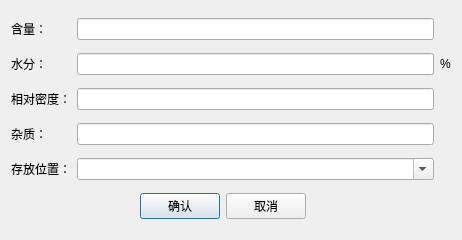
<?xml version="1.0" encoding="UTF-8"?>
<ui version="4.0">
 <class>Dialog</class>
 <widget class="QDialog" name="Dialog">
  <property name="geometry">
   <rect>
    <x>0</x>
    <y>0</y>
    <width>462</width>
    <height>240</height>
   </rect>
  </property>
  <property name="windowTitle">
   <string>编辑物料入库信息</string>
  </property>
  <layout class="QGridLayout" name="gridLayout">
   <item row="4" column="1">
    <widget class="QComboBox" name="comboBox_location">
     <property name="editable">
      <bool>true</bool>
     </property>
    </widget>
   </item>
   <item row="2" column="1">
    <widget class="QLineEdit" name="lineEdit_rdensity"/>
   </item>
   <item row="3" column="1">
    <widget class="QLineEdit" name="lineEdit_impurity"/>
   </item>
   <item row="1" column="1">
    <widget class="QLineEdit" name="lineEdit_water"/>
   </item>
   <item row="5" column="0" colspan="2">
    <layout class="QHBoxLayout" name="horizontalLayout">
     <item>
      <spacer name="horizontalSpacer_2">
       <property name="orientation">
        <enum>Qt::Horizontal</enum>
       </property>
       <property name="sizeHint" stdset="0">
        <size>
         <width>40</width>
         <height>20</height>
        </size>
       </property>
      </spacer>
     </item>
     <item>
      <widget class="QPushButton" name="pushButton_accept">
       <property name="text">
        <string>确认</string>
       </property>
      </widget>
     </item>
     <item>
      <widget class="QPushButton" name="pushButton_cancel">
       <property name="text">
        <string>取消</string>
       </property>
      </widget>
     </item>
     <item>
      <spacer name="horizontalSpacer">
       <property name="orientation">
        <enum>Qt::Horizontal</enum>
       </property>
       <property name="sizeHint" stdset="0">
        <size>
         <width>40</width>
         <height>20</height>
        </size>
       </property>
      </spacer>
     </item>
    </layout>
   </item>
   <item row="0" column="1">
    <widget class="QLineEdit" name="lineEdit_content"/>
   </item>
   <item row="3" column="0">
    <widget class="QLabel" name="label_4">
     <property name="text">
      <string>杂质：</string>
     </property>
    </widget>
   </item>
   <item row="1" column="0">
    <widget class="QLabel" name="label_2">
     <property name="text">
      <string>水分：</string>
     </property>
    </widget>
   </item>
   <item row="2" column="0">
    <widget class="QLabel" name="label_3">
     <property name="text">
      <string>相对密度：</string>
     </property>
    </widget>
   </item>
   <item row="0" column="0">
    <widget class="QLabel" name="label">
     <property name="text">
      <string>含量：</string>
     </property>
    </widget>
   </item>
   <item row="4" column="0">
    <widget class="QLabel" name="label_5">
     <property name="text">
      <string>存放位置：</string>
     </property>
    </widget>
   </item>
   <item row="0" column="2">
    <widget class="QLabel" name="label_contentunit">
     <property name="text">
      <string/>
     </property>
    </widget>
   </item>
   <item row="1" column="2">
    <widget class="QLabel" name="label_7">
     <property name="text">
      <string>%</string>
     </property>
    </widget>
   </item>
  </layout>
 </widget>
 <resources/>
 <connections/>
</ui>
